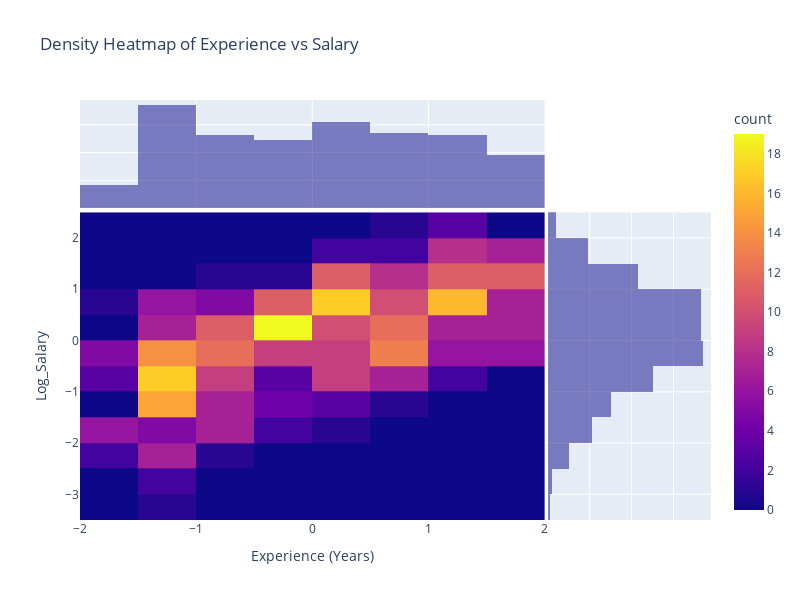

The notebook cell this image was saved under:
### Markdown cell above
#### To show the density of data points across two dimensions, such as Experience and Salary.

### Code cell
fig = px.density_heatmap(df, x='Experience (Years)', y='Log_Salary', 
                         marginal_x='histogram', marginal_y='histogram',
                         title='Density Heatmap of Experience vs Salary')
fig.update_layout(height=600, width=800)
fig.show()

### Figure 1 — Plotly figure (JSON) as saved in the notebook; plotly's stock layout.template omitted (floating-point values rounded to 4 significant figures; data arrays with more than 128 entries replaced by an {"elided": "..."} marker saying what was removed)
{"data": [{"coloraxis": "coloraxis", "hovertemplate": "Experience (Years)=%{x}<br>Log_Salary=%{y}<br>count=%{z}<extra></extra>", "name": "", "type": "histogram2d", "x": {"elided": "400 float values"}, "xaxis": "x", "xbingroup": "x", "y": {"elided": "400 float values"}, "yaxis": "y", "ybingroup": "y"}, {"alignmentgroup": "True", "bingroup": "x", "hovertemplate": "Experience (Years)=%{x}<br>count=%{y}<extra></extra>", "legendgroup": "", "marker": {"color": "#0d0887"}, "name": "", "offsetgroup": "", "opacity": 0.5, "showlegend": false, "type": "histogram", "x": {"elided": "400 float values"}, "xaxis": "x3", "yaxis": "y3"}, {"alignmentgroup": "True", "bingroup": "y", "hovertemplate": "Log_Salary=%{y}<br>count=%{x}<extra></extra>", "legendgroup": "", "marker": {"color": "#0d0887"}, "name": "", "offsetgroup": "", "opacity": 0.5, "showlegend": false, "type": "histogram", "xaxis": "x2", "y": {"elided": "400 float values"}, "yaxis": "y2"}], "layout": {"barmode": "overlay", "coloraxis": {"colorbar": {"title": {"text": "count"}}, "colorscale": [[0, "#0d0887"], [0.1111, "#46039f"], [0.2222, "#7201a8"], [0.3333, "#9c179e"], [0.4444, "#bd3786"], [0.5556, "#d8576b"], [0.6667, "#ed7953"], [0.7778, "#fb9f3a"], [0.8889, "#fdca26"], [1, "#f0f921"]]}, "height": 600, "legend": {"tracegroupgap": 0}, "title": {"text": "Density Heatmap of Experience vs Salary"}, "width": 800, "xaxis": {"anchor": "y", "domain": [0, 0.7363], "title": {"text": "Experience (Years)"}}, "xaxis2": {"anchor": "y2", "domain": [0.7413, 1], "matches": "x2", "showgrid": true, "showline": false, "showticklabels": false, "ticks": ""}, "xaxis3": {"anchor": "y3", "domain": [0, 0.7363], "matches": "x", "showgrid": true, "showticklabels": false}, "xaxis4": {"anchor": "y4", "domain": [0.7413, 1], "matches": "x2", "showgrid": true, "showline": false, "showticklabels": false, "ticks": ""}, "yaxis": {"anchor": "x", "domain": [0, 0.7326], "title": {"text": "Log_Salary"}}, "yaxis2": {"anchor": "x2", "domain": [0, 0.7326], "matches": "y", "showgrid": true, "showticklabels": false}, "yaxis3": {"anchor": "x3", "domain": [0.7426, 1], "matches": "y3", "showgrid": true, "showline": false, "showticklabels": false, "ticks": ""}, "yaxis4": {"anchor": "x4", "domain": [0.7426, 1], "matches": "y3", "showgrid": true, "showline": false, "showticklabels": false, "ticks": ""}}}
